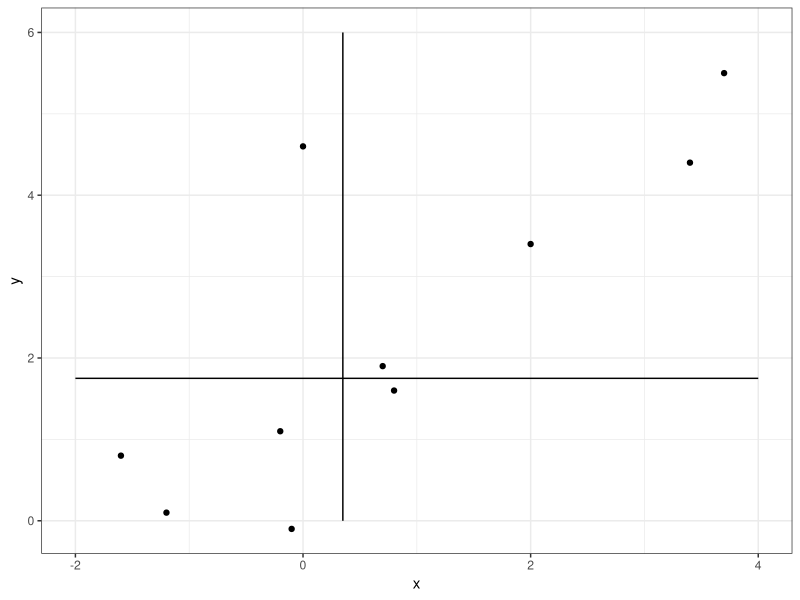

Source code (R):
## ---- chunk 1
knitr::opts_chunk$set(echo = F, fig.pos = "center")
library(kableExtra)
library(knitr)
library(tidyverse)
library(gtools)
## ---- chunk 2
x <- c(0.7, -1.6, -0.2, -1.2, -0.1, 3.4, 3.7, 0.8, 0, 2.0)
y <- c(1.9, 0.8, 1.1, 0.1, -0.1, 4.4, 5.5, 1.6, 4.6, 3.4)
datos1 <- data.frame(X = x, Y = y) %>% t()
kable(datos1, longtable = T, booktabs = T, 
      caption = "Reacción del paciente al fármaco")
## ---- chunk 3
median_x <- median(x); median_y <- median(y)
ggplot(mapping = aes(x = x, y = y)) + 
  geom_point() +
  geom_segment(aes(x = median_x, xend = median_x,
                   y = 0, yend = 6)) +
  geom_segment(aes(x = -2, xend = 4,
                   y = median_y, yend = median_y)) +
  theme_bw()
## ---- chunk 4
#Para imprimir
tabla_mediana1 <- data.frame(Col1 = c(1, 4, 5),
                             Col2 = c(4, 1, 5),
                             Total = c(5, 5, 10))
rownames(tabla_mediana1) <- c("Fila 1", "Fila 2", "Total")
kable(tabla_mediana1, longtable = T, booktabs = T,
      caption = "Tabla para test de correlación positiva", 
      col.names = c("Columna 1", "Columna 2", "Total"))

#Para el test de fisher
tabla1 <- matrix(c(1, 4,
                   4, 1), ncol = 2, byrow = T)
## ---- chunk 5
N <- 10; C <- 5; r <- 5
pvalor <- 0
for (i in 0:1) {
  pvalor <-  pvalor + (choose(r, i) * choose(N - r, C - i))/choose(N, C)
}
## ---- chunk 6
Estampado <- c(14, 27); Liso <- c(4, 32)
Camuflaje <- data.frame(Estampado = Estampado, Liso = Liso)
rownames(Camuflaje) <- c("Falsas detecciones", "Verdaderas detecciones")
kable(Camuflaje, longtable = T, booktabs = T, caption = "Tipos de camuflaje")
## ---- chunk 7
datos4 <- data.frame(Probabilidad = c(0.25, 0.5, 0.75),
                     Observacion = c(0, 14, 12)) %>% t()
rownames(datos4) <- c( "Probabilidad", "Observación")
kable(datos4, longtable = T, booktabs = T, 
      caption = "Información suministrada")
## ---- chunk 8
test1 <- c(rep("Acepta", 3), rep("Rechaza", 3), "Acepta", "Rechaza")
test2 <- c(rep("Acepta", 2), "Rechaza", "Acepta", "Rechaza", "Acepta", 
           rep("Rechaza", 2))
test3 <- c("Acepta", "Rechaza", rep("Acepta", 3), rep("Rechaza", 3))
number_sets <- c(26, 6, 12, 4, 18, 5, 7, 22)
potencia <- data.frame(Prueba1 = test1, Prueba2 = test2, Prueba3 = test3,
                       conjuntos_prueba = number_sets)
kable(potencia, longtable = T, booktabs = T, caption = "Potencia de las pruebas",
      col.names = c("Prueba 1", "Prueba 2", "Prueba 3", 
                    "Número de conjuntos de datos"))
